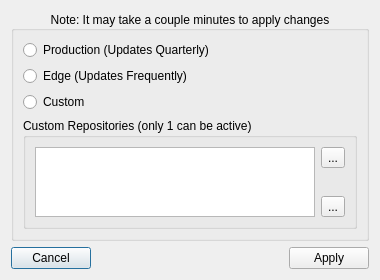
<?xml version="1.0" encoding="UTF-8"?>
<ui version="4.0">
 <class>ConfigDialog</class>
 <widget class="QDialog" name="ConfigDialog">
  <property name="geometry">
   <rect>
    <x>0</x>
    <y>0</y>
    <width>380</width>
    <height>248</height>
   </rect>
  </property>
  <property name="windowTitle">
   <string>AppCafe Repository</string>
  </property>
  <property name="windowIcon">
   <iconset resource="SoftwareManager.qrc">
    <normaloff>:/icons/appcafe.png</normaloff>:/icons/appcafe.png</iconset>
  </property>
  <layout class="QVBoxLayout" name="verticalLayout">
   <item>
    <widget class="QGroupBox" name="groupBox">
     <property name="title">
      <string>Note: It may take a couple minutes to apply changes</string>
     </property>
     <property name="alignment">
      <set>Qt::AlignCenter</set>
     </property>
     <layout class="QVBoxLayout" name="verticalLayout_3">
      <item>
       <widget class="QRadioButton" name="radio_production">
        <property name="text">
         <string>Production (Updates Quarterly)</string>
        </property>
       </widget>
      </item>
      <item>
       <widget class="QRadioButton" name="radio_edge">
        <property name="text">
         <string>Edge (Updates Frequently)</string>
        </property>
       </widget>
      </item>
      <item>
       <widget class="QRadioButton" name="radio_custom">
        <property name="text">
         <string>Custom</string>
        </property>
       </widget>
      </item>
      <item>
       <widget class="QGroupBox" name="group_custom">
        <property name="title">
         <string>Custom Repositories (only 1 can be active)</string>
        </property>
        <layout class="QHBoxLayout" name="horizontalLayout">
         <item>
          <widget class="QListWidget" name="listWidget"/>
         </item>
         <item>
          <layout class="QVBoxLayout" name="verticalLayout_2">
           <item>
            <widget class="QToolButton" name="tool_addRepo">
             <property name="toolTip">
              <string>Add new custom repository</string>
             </property>
             <property name="text">
              <string>...</string>
             </property>
             <property name="icon">
              <iconset resource="SoftwareManager.qrc">
               <normaloff>:/icons/add.png</normaloff>:/icons/add.png</iconset>
             </property>
            </widget>
           </item>
           <item>
            <spacer name="verticalSpacer">
             <property name="orientation">
              <enum>Qt::Vertical</enum>
             </property>
             <property name="sizeHint" stdset="0">
              <size>
               <width>20</width>
               <height>40</height>
              </size>
             </property>
            </spacer>
           </item>
           <item>
            <widget class="QToolButton" name="tool_remRepo">
             <property name="toolTip">
              <string>Remove currently selected repository</string>
             </property>
             <property name="text">
              <string>...</string>
             </property>
             <property name="icon">
              <iconset resource="SoftwareManager.qrc">
               <normaloff>:/icons/remove.png</normaloff>:/icons/remove.png</iconset>
             </property>
            </widget>
           </item>
          </layout>
         </item>
        </layout>
       </widget>
      </item>
      <item>
       <spacer name="verticalSpacer_2">
        <property name="orientation">
         <enum>Qt::Vertical</enum>
        </property>
        <property name="sizeHint" stdset="0">
         <size>
          <width>20</width>
          <height>40</height>
         </size>
        </property>
       </spacer>
      </item>
     </layout>
    </widget>
   </item>
   <item>
    <layout class="QHBoxLayout" name="horizontalLayout_2">
     <item>
      <widget class="QPushButton" name="push_cancel">
       <property name="text">
        <string>Cancel</string>
       </property>
       <property name="icon">
        <iconset resource="SoftwareManager.qrc">
         <normaloff>:/icons/dialog-cancel.png</normaloff>:/icons/dialog-cancel.png</iconset>
       </property>
      </widget>
     </item>
     <item>
      <spacer name="horizontalSpacer">
       <property name="orientation">
        <enum>Qt::Horizontal</enum>
       </property>
       <property name="sizeHint" stdset="0">
        <size>
         <width>40</width>
         <height>20</height>
        </size>
       </property>
      </spacer>
     </item>
     <item>
      <widget class="QPushButton" name="push_apply">
       <property name="text">
        <string>Apply</string>
       </property>
       <property name="icon">
        <iconset resource="SoftwareManager.qrc">
         <normaloff>:/icons/dialog-ok.png</normaloff>:/icons/dialog-ok.png</iconset>
       </property>
      </widget>
     </item>
    </layout>
   </item>
  </layout>
 </widget>
 <resources>
  <include location="SoftwareManager.qrc"/>
 </resources>
 <connections/>
</ui>
